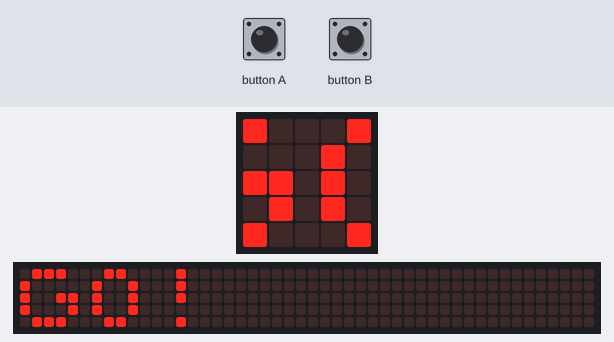
Simulated run of this program. Board: BBC micro:bit (MakeCode). Parts: the board's 5×5 LED display, a strip that is not on the board, showing the scrolling text unrolled. Inputs (shaded band) come from the test bench. The 48×5 strip is a reading aid, not a part: it shows the text the display is scrolling, unrolled, one strip-width of it at a time; the run ends where the board's game-over animation would start. At 7.1 s the program stops and its outputs stay as they are.

Above: at 1.27 s.
1.3 s: button B pressed for 0.15 s
At 3.4 s:
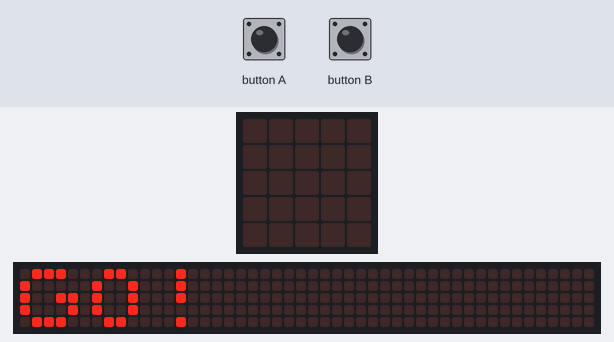
At 7.7 s:
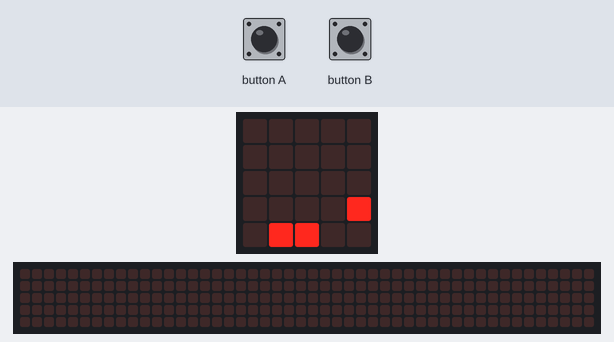
Timing chart, 0 to 8.6 s (numbered marks = the images above; inputs shaded):
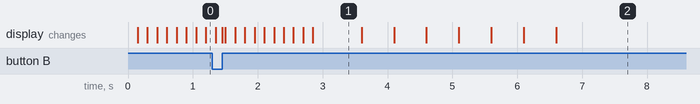

The program:

microbit-pong.py
```python
bar_x = 0
point = 0
interval = 0
interval_step = 0
ball_x = 0
ball_y = 0
ball_dx = 0
ball_dy = 0
in_game = False
# 往左

def on_button_pressed_a():
    global bar_x
    if bar_x > 0:
        led.unplot(bar_x + 1, 4)
        bar_x = bar_x - 1
        led.plot(bar_x, 4)
input.on_button_pressed(Button.A, on_button_pressed_a)

# 往右

def on_button_pressed_b():
    global bar_x
    if bar_x < 3:
        led.unplot(bar_x, 4)
        bar_x = bar_x + 1
        led.plot(bar_x + 1, 4)
input.on_button_pressed(Button.B, on_button_pressed_b)

def on_forever():
    global point, interval, interval_step, ball_x, ball_y, ball_dx, ball_dy, bar_x, in_game
    point = 0
    interval = 500
    interval_step = 10
    ball_x = 3
    ball_y = 4
    ball_dx = -1
    ball_dy = -1
    bar_x = 0
    basic.show_string("GO!")
    led.plot(ball_x, ball_y)
    led.plot(bar_x, 4)
    led.plot(bar_x + 1, 4)
    in_game = True
    while in_game:
        if ball_x + ball_dx > 4:
            ball_dx = ball_dx * -1
        elif ball_x + ball_dx < 0:
            ball_dx = ball_dx * -1
        if ball_y + ball_dy < 0:
            ball_dy = ball_dy * -1
        elif ball_y + ball_dy > 3:
            if led.point(ball_x + ball_dx, ball_y + ball_dy):
                ball_dy = ball_dy * -1
                point = point + 1
                if interval - interval_step >= 0:
                    interval = interval - interval_step
            else:
                in_game = False
        if in_game:
            led.plot(ball_x + ball_dx, ball_y + ball_dy)
            led.unplot(ball_x, ball_y)
            ball_x = ball_x + ball_dx
            ball_y = ball_y + ball_dy
            basic.pause(interval)
        else:
            game.set_score(point)
            game.game_over()
basic.forever(on_forever)
```

Measured:
- after the input at 1.3 s, the display: first differs from a run without the input after 0.15 s (image 2 shows a later state)
- what the display in image 1 shows lasts 0.7 s, from 2.9 s to 3.6 s
